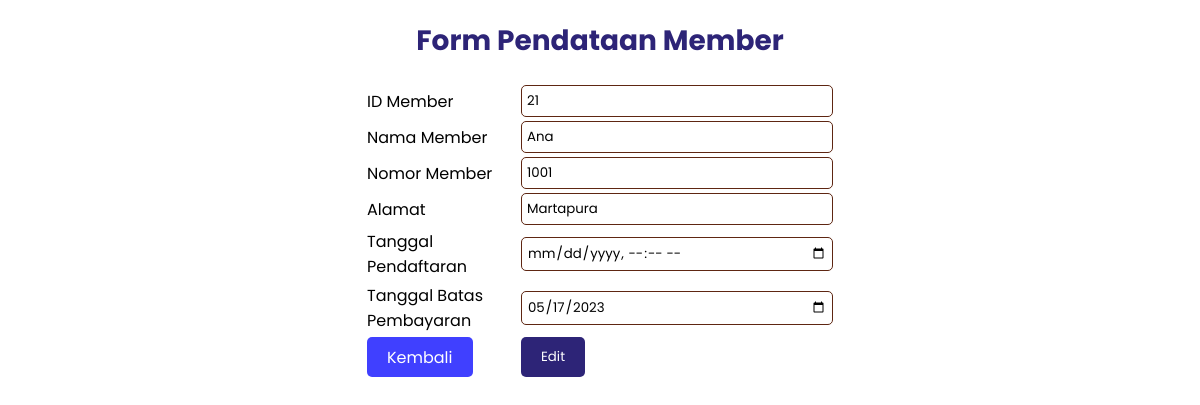
/FormMember.php?id_member=21, run on the app's committed database.
### tables this page shows
CREATE TABLE `member` (
  `id_member` int(20) NOT NULL,
  `nama_member` varchar(250) NOT NULL,
  `nomor_member` varchar(15) NOT NULL,
  `alamat` text NOT NULL,
  `tgl_mendaftar` datetime NOT NULL,
  `tgl_terakhir_bayar` date NOT NULL
);

### Koneksi.php (called while the page is built)
<?php
function koneksi()
{
    try {
        $dbh = new PDO('mysql:host=localhost;dbname=perpustakaan', "root", "");
        $dbh->setAttribute( PDO::ATTR_ERRMODE, PDO::ERRMODE_EXCEPTION );
      }
      catch (PDOException $e) {
        print "Koneksi atau query bermasalah: " . $e->getMessage() . "<br/>";
        die();
      }
    return $dbh;
}
?>

### Model.php (called while the page is built, shortened)
<?php
require("Koneksi.php");
function editmember() {
    $stmt = koneksi()->prepare("SELECT * FROM member WHERE id_member =".$_GET['id_member']);
    $stmt->execute();
    $GLOBALS['result'] = $stmt->fetchAll();
}
?>

### FormMember.php (the view, shortened to what this page needs)
<?php require('Model.php');
if (isset($_GET['id_member'])) {
    editmember();
}
?>
<!DOCTYPE html>
<html>
<head>
</head>
<body>
    <h2>Form Pendataan Member</h2>
    <form action="" method="post">
        <table>
            <tr>
                <td>ID Member</td>
                <td><input type="text" name="id_member" <?php echo (isset($_GET['id_member'])) ?  "value = " . $result[0]["id_member"] . "" : "value = '' "; ?> required> <br></td>
            </tr>
            <tr>
                <td>Nama Member</td>
                <td><input type="text" name="Nama" <?php echo (isset($_GET['id_member'])) ?  "value = " . $result[0]["nama_member"] . "" : "value = '' "; ?> required> <br></td>
            </tr>
            <tr>
                <td>Nomor Member</td>
                <td><input type="text" name="nomor" <?php echo (isset($_GET['id_member'])) ?  "value = " . $result[0]["nomor_member"] . "" : "value = '' "; ?> required> <br></td>
            </tr>
            <tr>
                <td>Alamat</td>
                <td><input type="text" name="alamat" <?php echo (isset($_GET['id_member'])) ?  "value = " . $result[0]["alamat"] . "" : "value = '' "; ?> required> <br></td>
            </tr>
            <tr>
                <td>Tanggal Pendaftaran</td>
                <td><input type="datetime-local" name="daftar" <?php echo (isset($_GET['id_member'])) ?  "value = " . $result[0]["tgl_mendaftar"] . "" : "value = '' "; ?> required> <br></td>
            </tr>
            <tr>
                <td>Tanggal Batas Pembayaran</td>
                <td><input type="date" name="bayar" <?php echo (isset($_GET['id_member'])) ?  "value = " . $result[0]["tgl_terakhir_bayar"] . "" : "value = '' "; ?> required> <br></td>
            </tr>
            <tr>
                <td>
                    <a href="Member.php" class="button-kembali">Kembali</a>
                </td>
                <td>
                    <?php
                    if (isset($_GET['id_member']))
                    {
                        echo "<button type=\"submit\" name=\"update\">Edit</button>";
                    }else {
                        echo "<button type=\"submit\" name=\"submit\">Tambah</button>";
                    }
                    ?>
                </td>
            </tr>
        </table>
    </form>
</body>
</html>

### FormMember.php (style rules this page uses)
body { width: 900px; margin: auto; background-color: #ffffff; font-family: 'Poppins', sans-serif; padding: 20px; position: relative; }
h2 { color: #2d2477; font-size: 28px; margin-top: 0; text-align: center; margin-bottom: 20px; }
table { margin-right: auto; margin-left: auto; }
tr { margin-bottom: 10px; color: black; }
td:first-child { font-weight: normal; width: 150px; }
input[type="text"], input[type="datetime-local"], input[type="date"] { width: 300px; padding: 5px; border-radius: 5px; border: 1px solid #5E2612; font-family: 'Poppins', sans-serif; }
button { font-family: 'Poppins', sans-serif; background-color: #2d2477; color: #FFFFFF; border: none; padding: 10px 20px; border-radius: 5px; cursor: pointer; transition: background-color 0.3s ease-in-out; }
.button-kembali { font-family: 'Poppins', sans-serif; background-color: #4040ff; color: #FFFFFF; border: none; padding: 8.5px 20px; border-radius: 5px; cursor: pointer; transition: background-color 0.3s ease-in-out; margin-right: 5px; text-decoration: none; }

### data on the page
member: id_member "21", Nama "Ana", nomor "1001", alamat "Martapura", bayar "05/17/2023"
